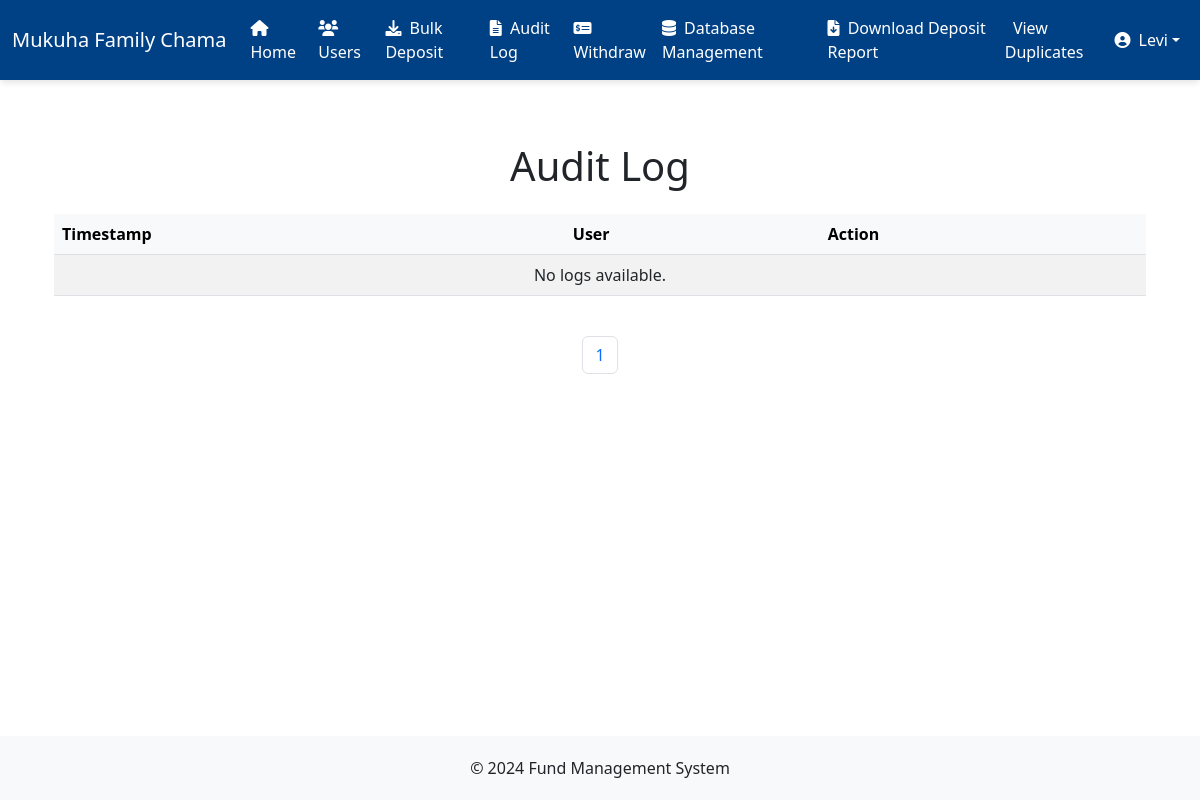
Before: /audit_log?page=2 (signed in) with the older database file.
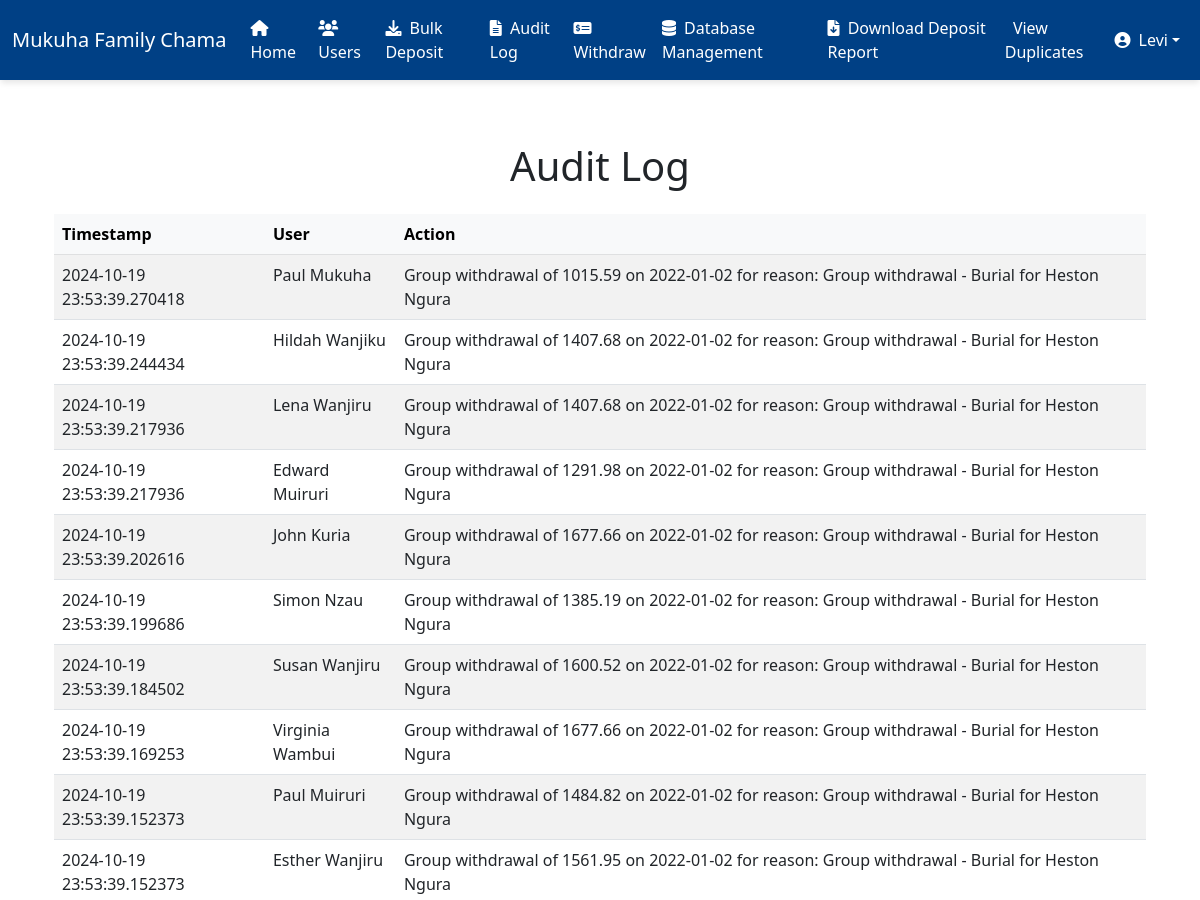
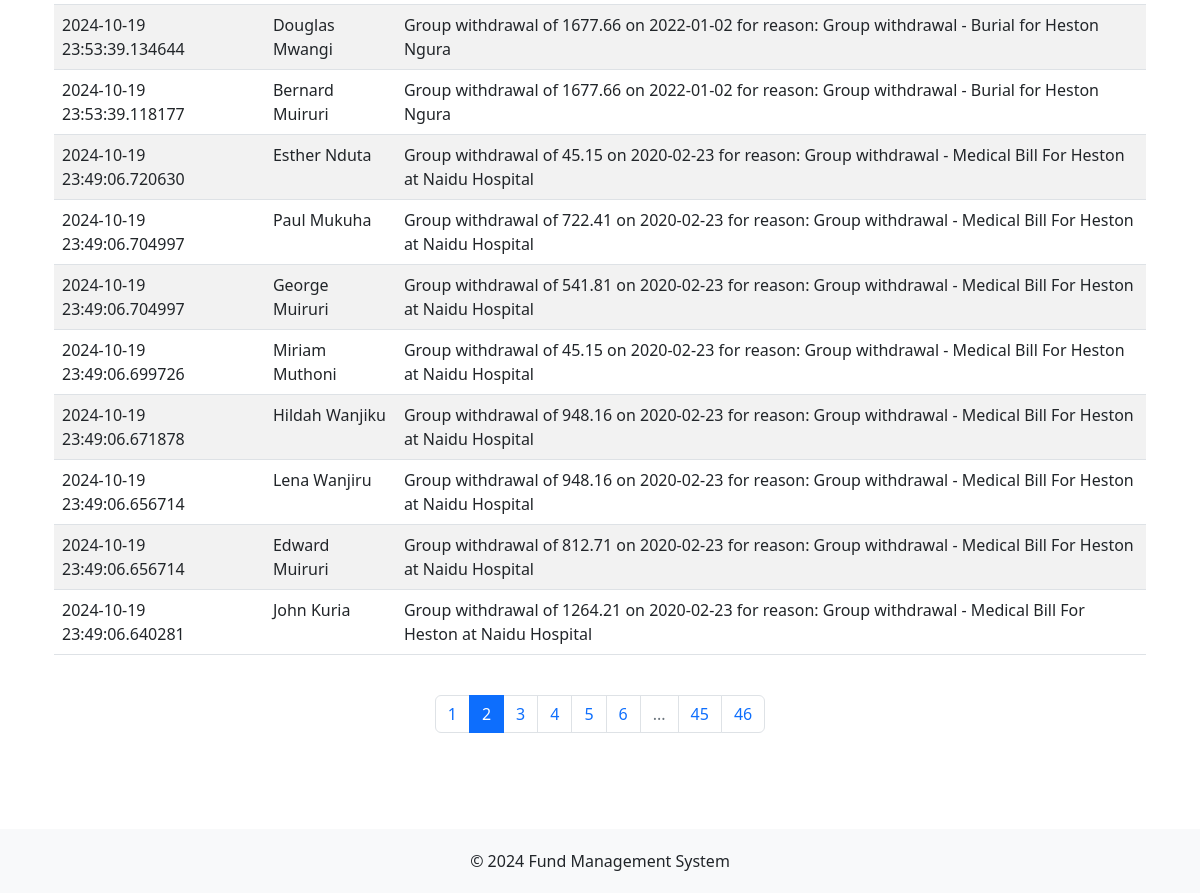
After: the same page with the newer database file (2 pictures, top to bottom).
### app.py (models this page shows, shortened)
class AuditLog(db.Model):
    id = db.Column(db.Integer, primary_key=True)
    user_id = db.Column(db.Integer, db.ForeignKey('user.id'), nullable=False)
    action = db.Column(db.String(200), nullable=False)
    timestamp = db.Column(db.DateTime, nullable=False, default=datetime.utcnow)
    user = db.relationship('User', backref=db.backref('audit_logs', lazy='dynamic'))

class User(db.Model):
    id = db.Column(db.Integer, primary_key=True)
    name = db.Column(db.String(80), nullable=False)
    email = db.Column(db.String(120), unique=True, nullable=False)
    password = db.Column(db.String(255), nullable=False)
    role = db.Column(db.String(20), nullable=False, default='member')
    is_password_changed = db.Column(db.Boolean, default=False)
    deposits = db.relationship('Deposit', backref='user', lazy='dynamic')
    withdrawals = db.relationship('Withdrawal', backref='user', lazy='dynamic')

### app.py (the view)
@app.route('/audit_log')
@login_required
@password_change_required
def audit_log():
    page = request.args.get('page', 1, type=int)
    per_page = 20  # Number of logs per page
    logs = AuditLog.query.order_by(AuditLog.timestamp.desc()).paginate(page=page, per_page=per_page, error_out=False)
    return render_template('audit_log.html', logs=logs)

### app.py (called while the page is built)
def login_required(f):
    @wraps(f)
    def decorated_function(*args, **kwargs):
        if 'user_id' not in session:
            return redirect(url_for('login', next=request.url))
        return f(*args, **kwargs)
    return decorated_function

def password_change_required(f):
    @wraps(f)
    def decorated_function(*args, **kwargs):
        user_id = session.get('user_id')
        if not user_id:
            return redirect(url_for('login'))
        user = User.query.get(user_id)
        if not user:
            session.pop('user_id', None)  # Clear invalid session
            return redirect(url_for('login'))
        if not user.is_password_changed:
            return redirect(url_for('change_password'))
        return f(*args, **kwargs)
    return decorated_function

@app.context_processor
def inject_user():
    if 'user_id' in session:
        user = User.query.get(session['user_id'])
        return dict(current_user=user)
    return dict(current_user=None)

### templates/audit_log.html (shortened to what this page needs)
{% extends "base.html" %}
{% block content %}
<div class="container my-5">
    <h1 class="text-center mb-4">Audit Log</h1>
    <div class="table-responsive">
        <table class="table table-striped table-hover">
            <thead class="table-light">
                <tr>
                    <th>Timestamp</th>
                    <th>User</th>
                    <th>Action</th>
                </tr>
            </thead>
            <tbody>
                {% for log in logs.items %}
                <tr>
                    <td>{{ log.timestamp }}</td>
                    <td>{{ log.user.name }}</td>
                    <td>{{ log.action }}</td>
                </tr>
                {% endfor %}
                {% if not logs.items %}
                <tr>
                    <td colspan="3" class="text-center">No logs available.</td>
                </tr>
                {% endif %}
            </tbody>
        </table>
    </div>
    <nav aria-label="Page navigation" class="mt-4">
        <ul class="pagination justify-content-center">
            {% for page in logs.iter_pages() %}
                {% if page %}
                    {% if page != logs.page %}
                        <li class="page-item"><a class="page-link" href="{{ url_for('audit_log', page=page) }}">{{ page }}</a></li>
                    {% else %}
                        <li class="page-item active"><span class="page-link">{{ page }}</span></li>
                    {% endif %}
                {% else %}
                    <li class="page-item disabled"><span class="page-link">...</span></li>
                {% endif %}
            {% endfor %}
        </ul>
    </nav>
</div>
{% endblock %}

Changed rows visible on the page:
added AuditLog: timestamp "2024-10-19 23:53:39.270418", user.name "Paul Mukuha", action "Group withdrawal of 1015.59 on 2022-01-02 for reason: Group withdrawal - Burial for Heston Ngura"
added AuditLog: timestamp "2024-10-19 23:53:39.244434", user.name "Hildah Wanjiku", action "Group withdrawal of 1407.68 on 2022-01-02 for reason: Group withdrawal - Burial for Heston Ngura"
added AuditLog: timestamp "2024-10-19 23:53:39.217936", user.name "Lena Wanjiru", action "Group withdrawal of 1407.68 on 2022-01-02 for reason: Group withdrawal - Burial for Heston Ngura"
added AuditLog: timestamp "2024-10-19 23:53:39.217936", user.name "Edward Muiruri", action "Group withdrawal of 1291.98 on 2022-01-02 for reason: Group withdrawal - Burial for Heston Ngura"
added AuditLog: timestamp "2024-10-19 23:53:39.202616", user.name "John Kuria", action "Group withdrawal of 1677.66 on 2022-01-02 for reason: Group withdrawal - Burial for Heston Ngura"
added AuditLog: timestamp "2024-10-19 23:53:39.199686", user.name "Simon Nzau", action "Group withdrawal of 1385.19 on 2022-01-02 for reason: Group withdrawal - Burial for Heston Ngura"
added AuditLog: timestamp "2024-10-19 23:53:39.184502", user.name "Susan Wanjiru", action "Group withdrawal of 1600.52 on 2022-01-02 for reason: Group withdrawal - Burial for Heston Ngura"
added AuditLog: timestamp "2024-10-19 23:53:39.169253", user.name "Virginia Wambui", action "Group withdrawal of 1677.66 on 2022-01-02 for reason: Group withdrawal - Burial for Heston Ngura"
added AuditLog: timestamp "2024-10-19 23:53:39.152373", user.name "Paul Muiruri", action "Group withdrawal of 1484.82 on 2022-01-02 for reason: Group withdrawal - Burial for Heston Ngura"
added AuditLog: timestamp "2024-10-19 23:53:39.152373", user.name "Esther Wanjiru", action "Group withdrawal of 1561.95 on 2022-01-02 for reason: Group withdrawal - Burial for Heston Ngura"
added AuditLog: timestamp "2024-10-19 23:53:39.134644", user.name "Douglas Mwangi", action "Group withdrawal of 1677.66 on 2022-01-02 for reason: Group withdrawal - Burial for Heston Ngura"
added AuditLog: timestamp "2024-10-19 23:53:39.118177", user.name "Bernard Muiruri", action "Group withdrawal of 1677.66 on 2022-01-02 for reason: Group withdrawal - Burial for Heston Ngura"
added AuditLog: timestamp "2024-10-19 23:49:06.720630", user.name "Esther Nduta", action "Group withdrawal of 45.15 on 2020-02-23 for reason: Group withdrawal - Medical Bill For Heston at Naidu Hospital"
added AuditLog: timestamp "2024-10-19 23:49:06.704997", user.name "Paul Mukuha", action "Group withdrawal of 722.41 on 2020-02-23 for reason: Group withdrawal - Medical Bill For Heston at Naidu Hospital"
added AuditLog: timestamp "2024-10-19 23:49:06.704997", user.name "George Muiruri", action "Group withdrawal of 541.81 on 2020-02-23 for reason: Group withdrawal - Medical Bill For Heston at Naidu Hospital"
added AuditLog: timestamp "2024-10-19 23:49:06.699726", user.name "Miriam Muthoni", action "Group withdrawal of 45.15 on 2020-02-23 for reason: Group withdrawal - Medical Bill For Heston at Naidu Hospital"
added AuditLog: timestamp "2024-10-19 23:49:06.671878", user.name "Hildah Wanjiku", action "Group withdrawal of 948.16 on 2020-02-23 for reason: Group withdrawal - Medical Bill For Heston at Naidu Hospital"
added AuditLog: timestamp "2024-10-19 23:49:06.656714", user.name "Lena Wanjiru", action "Group withdrawal of 948.16 on 2020-02-23 for reason: Group withdrawal - Medical Bill For Heston at Naidu Hospital"
added AuditLog: timestamp "2024-10-19 23:49:06.656714", user.name "Edward Muiruri", action "Group withdrawal of 812.71 on 2020-02-23 for reason: Group withdrawal - Medical Bill For Heston at Naidu Hospital"
added AuditLog: timestamp "2024-10-19 23:49:06.640281", user.name "John Kuria", action "Group withdrawal of 1264.21 on 2020-02-23 for reason: Group withdrawal - Medical Bill For Heston at Naidu Hospital"
Other visible differences:
new list line: "2"
new list line: "3"
new list line: "4"
new list line: "5"
new list line: "6"
new list line: "45"
new list line: "46"
text no longer shown: "No logs available."
